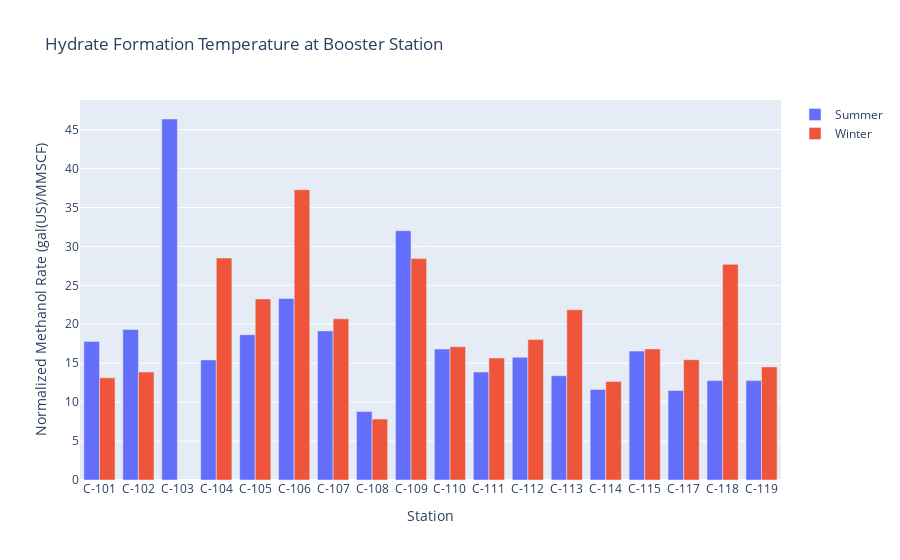

This figure's notebook cell:
### Markdown cell above
#### 4.2.3. Results

### Code cell
PlotMethanolRates(results_summer, results_winter, "Normalized Methanol Rate (gal(US)/MMSCF)")

### Figure 1 — Plotly figure (JSON) as saved in the notebook; plotly's stock layout.template omitted (floating-point values rounded to 4 significant figures)
{"data": [{"name": "Summer", "type": "bar", "x": ["C-101", "C-102", "C-103", "C-104", "C-105", "C-106", "C-107", "C-108", "C-109", "C-110", "C-111", "C-112", "C-113", "C-114", "C-115", "C-117", "C-118", "C-119"], "y": [17.8, 19.32, 46.37, 15.42, 18.65, 23.32, 19.15, 8.788, 32.02, 16.82, 13.86, 15.77, 13.4, 11.63, 16.56, 11.5, 12.77, 12.77]}, {"name": "Winter", "type": "bar", "x": ["C-101", "C-102", "C-103", "C-104", "C-105", "C-106", "C-107", "C-108", "C-109", "C-110", "C-111", "C-112", "C-113", "C-114", "C-115", "C-117", "C-118", "C-119"], "y": [13.12, 13.86, null, 28.51, 23.26, 37.29, 20.7, 7.832, 28.44, 17.11, 15.66, 18.03, 21.86, 12.65, 16.84, 15.46, 27.7, 14.53]}], "layout": {"title": {"text": "Hydrate Formation Temperature at Booster Station"}, "xaxis": {"title": {"text": "Station"}}, "yaxis": {"title": {"text": "Normalized Methanol Rate (gal(US)/MMSCF)"}}}}
